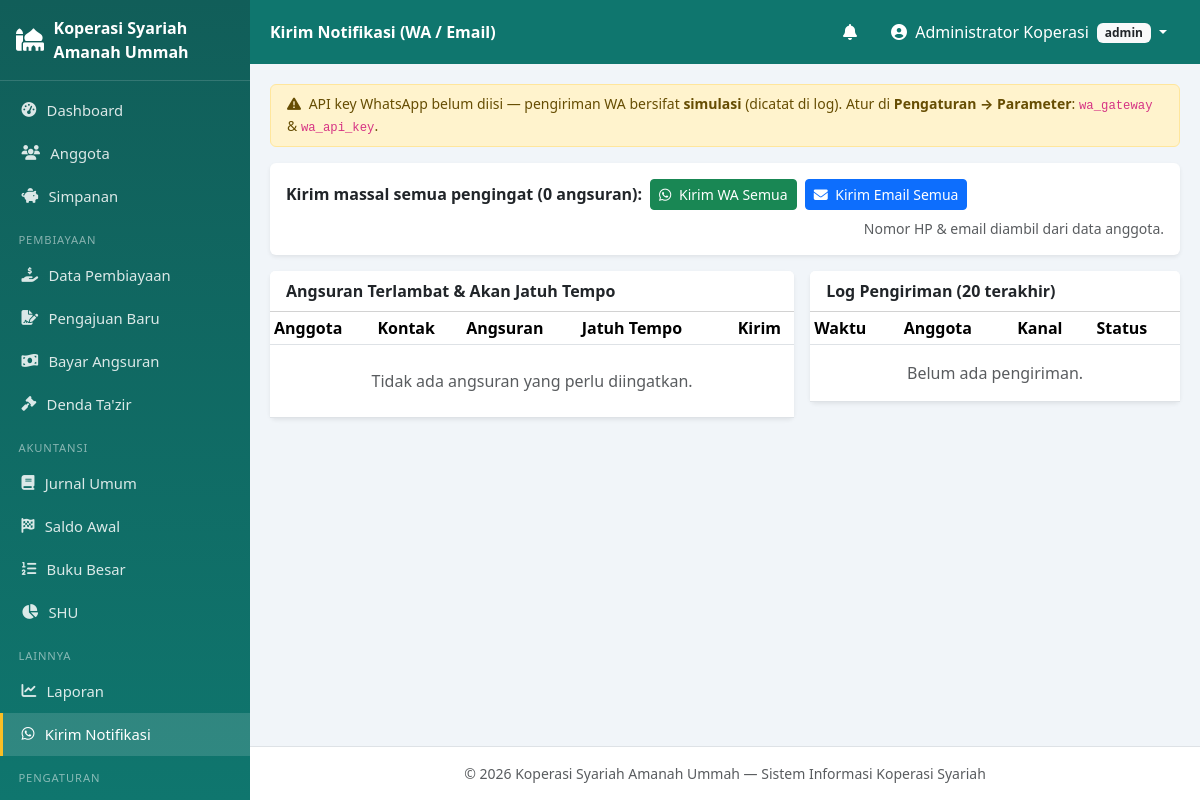
Page /index.php?mod=notifikasi&act=kirim (signed in) on the committed database.
### tables this page shows
CREATE TABLE profil_koperasi (
    id            INT PRIMARY KEY DEFAULT 1,
    nama_koperasi VARCHAR(150) NOT NULL,
    alamat        TEXT,
    no_telp       VARCHAR(30),
    email         VARCHAR(100),
    nama_ketua    VARCHAR(100),
    slogan        VARCHAR(150)
);

CREATE TABLE pengaturan (
    id         INT AUTO_INCREMENT PRIMARY KEY,
    kunci      VARCHAR(50) NOT NULL UNIQUE,
    nilai      TEXT,
    keterangan VARCHAR(255) DEFAULT NULL
);

### config/database.php (called while the page is built, shortened)
<?php
class Database
{
    private static $instance = null;
    private function __construct()
    {
        try {
            $this->pdo = new PDO(
                'mysql:host=' . DB_HOST . ';dbname=' . DB_NAME . ';charset=utf8mb4',
                DB_USER, DB_PASS,
                [
                    PDO::ATTR_ERRMODE            => PDO::ERRMODE_EXCEPTION,
                    PDO::ATTR_DEFAULT_FETCH_MODE => PDO::FETCH_ASSOC,
                    PDO::ATTR_EMULATE_PREPARES   => false,
                ]
            );
        } catch (PDOException $e) {
            die('Koneksi database gagal: ' . $e->getMessage());
        }
    }
    public static function getInstance(): PDO
    {
        if (self::$instance === null) self::$instance = new self();
        return self::$instance->pdo;
    }
}

### models/PengaturanModel.php (called while the page is built, shortened)
<?php
require_once __DIR__ . '/../config/database.php';
class PengaturanModel
{
    private $db;
    public function __construct()
    {
        $this->db = Database::getInstance();
    }
    public function get(string $kunci, $default = null)
    {
        $st = $this->db->prepare('SELECT nilai FROM pengaturan WHERE kunci=?');
        $st->execute([$kunci]);
        $r = $st->fetch();
        return $r ? $r['nilai'] : $default;
    }
    public function profil()
    {
        return $this->db->query('SELECT * FROM profil_koperasi WHERE id=1')->fetch()
            ?: ['id' => 1, 'nama_koperasi' => 'Koperasi Syariah'];
    }
}

### models/NotifikasiModel.php (called while the page is built, shortened)
<?php
require_once __DIR__ . '/../config/database.php';
require_once __DIR__ . '/PengaturanModel.php';
class NotifikasiModel
{
    private $db;
    public function __construct()
    {
        $this->db = Database::getInstance();
    }
    public function hari(): int
    {
        return (int)(new PengaturanModel())->get('notif_hari', 7);
    }
    public function akanJatuhTempo(): array
    {
        $st = $this->db->prepare(
            "SELECT a.*, p.no_pembiayaan, ag.nama, ag.no_hp, ag.email
             FROM angsuran a
             JOIN pembiayaan p ON a.id_pembiayaan = p.id_pembiayaan
             JOIN anggota ag   ON p.id_anggota    = ag.id_anggota
             WHERE p.status='berjalan' AND a.status='belum'
               AND a.tanggal_jatuh_tempo BETWEEN CURDATE() AND DATE_ADD(CURDATE(), INTERVAL ? DAY)
             ORDER BY a.tanggal_jatuh_tempo"
        );
        $st->execute([$this->hari()]);
        return $st->fetchAll();
    }
    public function terlambat(): array
    {
        return $this->db->query(
            "SELECT a.*, p.no_pembiayaan, ag.nama, ag.no_hp, ag.email
             FROM angsuran a
             JOIN pembiayaan p ON a.id_pembiayaan = p.id_pembiayaan
             JOIN anggota ag   ON p.id_anggota    = ag.id_anggota
             WHERE p.status='berjalan' AND a.status='belum'
               AND a.tanggal_jatuh_tempo < CURDATE()
             ORDER BY a.tanggal_jatuh_tempo"
        )->fetchAll();
    }
}

### models/NotifikasiKirimModel.php (called while the page is built, shortened)
<?php
require_once __DIR__ . '/../config/database.php';
class NotifikasiKirimModel
{
    private $db;
    public function __construct()
    {
        $this->db = Database::getInstance();
    }
    public function log(int $limit = 20): array
    {
        $st = $this->db->prepare(
            'SELECT nk.*, ag.nama AS nama_anggota
             FROM notifikasi_kirim nk
             LEFT JOIN angsuran a   ON nk.id_angsuran = a.id_angsuran
             LEFT JOIN pembiayaan p ON a.id_pembiayaan = p.id_pembiayaan
             LEFT JOIN anggota ag   ON p.id_anggota = ag.id_anggota
             ORDER BY nk.id_kirim DESC LIMIT ?'
        );
        $st->bindValue(1, $limit, PDO::PARAM_INT);
        $st->execute();
        return $st->fetchAll();
    }
}

### views/notifikasi/kirim.php (the view, shortened to what this page needs)
<?php
require_once __DIR__ . '/../../models/NotifikasiModel.php';
require_once __DIR__ . '/../../models/NotifikasiKirimModel.php';
require_once __DIR__ . '/../../models/PengaturanModel.php';
$ntf = new NotifikasiModel();
$pm  = new PengaturanModel();
$log = (new NotifikasiKirimModel())->log(20);
$terlambat = $ntf->terlambat();
$akan      = $ntf->akanJatuhTempo();
$waKey     = trim($pm->get('wa_api_key', ''));
$pageTitle = 'Kirim Notifikasi (WA / Email)';
$active    = 'notifikasi-kirim';
include __DIR__ . '/../layout/header.php';
?>
<?php if ($waKey === ''): ?>
<div class="alert alert-warning py-2 small">
  <i class="fas fa-exclamation-triangle me-1"></i>
  API key WhatsApp belum diisi — pengiriman WA bersifat <b>simulasi</b> (dicatat di log).
  Atur di <b>Pengaturan → Parameter</b>: <code>wa_gateway</code> & <code>wa_api_key</code>.
</div>
<?php endif; ?>
<div class="card border-0 shadow-sm mb-3">
  <div class="card-body d-flex flex-wrap gap-2 align-items-center">
    <b>Kirim massal semua pengingat (<?= count($terlambat) + count($akan) ?> angsuran):</b>
    <a class="btn btn-sm btn-success"
       href="controllers/proses_notifikasi.php?aksi=kirim&kanal=wa&semua=1"
       onclick="return confirm('Kirim pengingat via WhatsApp untuk semua angsuran jatuh tempo?')">
      <i class="fab fa-whatsapp me-1"></i> Kirim WA Semua</a>
    <a class="btn btn-sm btn-primary"
       href="controllers/proses_notifikasi.php?aksi=kirim&kanal=email&semua=1"
       onclick="return confirm('Kirim pengingat via Email untuk semua angsuran jatuh tempo?')">
      <i class="fas fa-envelope me-1"></i> Kirim Email Semua</a>
    <span class="small text-muted ms-auto">Nomor HP & email diambil dari data anggota.</span>
  </div>
</div>
<div class="row g-3">
  <div class="col-lg-7">
    <div class="card border-0 shadow-sm">
      <div class="card-header bg-white"><b>Angsuran Terlambat & Akan Jatuh Tempo</b></div>
      <div class="table-responsive">
        <table class="table table-hover table-sm align-middle mb-0">
          <thead><tr><th>Anggota</th><th>Kontak</th><th>Angsuran</th><th>Jatuh Tempo</th><th class="text-center">Kirim</th></tr></thead>
          <tbody>
          <?php if (!$terlambat && !$akan): ?>
            <tr><td colspan="5" class="text-center text-muted py-4">Tidak ada angsuran yang perlu diingatkan.</td></tr>
          <?php endif; ?>
          </tbody>
        </table>
      </div>
    </div>
  </div>
  <div class="col-lg-5">
    <div class="card border-0 shadow-sm">
      <div class="card-header bg-white"><b>Log Pengiriman (20 terakhir)</b></div>
      <div class="table-responsive">
        <table class="table table-sm table-hover mb-0">
          <thead><tr><th>Waktu</th><th>Anggota</th><th>Kanal</th><th>Status</th></tr></thead>
          <tbody>
          <?php if (!$log): ?>
            <tr><td colspan="4" class="text-center text-muted py-3">Belum ada pengiriman.</td></tr>
          <?php endif; ?>
          </tbody>
        </table>
      </div>
    </div>
  </div>
</div>
<?php include __DIR__ . '/../layout/footer.php'; ?>

### views/layout/header.php (shortened to what this page needs)
<?php
require_once __DIR__ . '/../../config/database.php';
require_once __DIR__ . '/../../models/PengaturanModel.php';
require_once __DIR__ . '/../../models/NotifikasiModel.php';
$user      = $_SESSION['user'];
$pageTitle = $pageTitle ?? 'Dashboard';
$active    = $active ?? 'dashboard';
$pmModel = new PengaturanModel();
$profil  = $pmModel->profil();
$logo    = trim((string)$pmModel->get('logo', ''));
$logoAda = $logo !== '' && file_exists(__DIR__ . '/../../assets/img/' . $logo);
if (!function_exists('e')) {
    function e($s) { return htmlspecialchars((string)($s ?? ''), ENT_QUOTES, 'UTF-8'); }
}
?>
<!DOCTYPE html>
<html lang="id">
<head>
<link href="https://cdn.jsdelivr.net/npm/bootstrap@5.3.3/dist/css/bootstrap.min.css" rel="stylesheet">
<link href="https://cdnjs.cloudflare.com/ajax/libs/font-awesome/6.5.2/css/all.min.css" rel="stylesheet">
<link rel="stylesheet" href="assets/css/style.css">
</head>
<body>
<div class="wrapper">
  <aside class="sidebar" id="sidebar">
    <div class="brand">
      <?php if ($logoAda): ?>
        <img src="assets/img/<?= e($logo) ?>" alt="Logo">
      <?php else: ?>
        <i class="fas fa-mosque"></i>
      <?php endif; ?>
      <span><?= e($profil['nama_koperasi'] ?? 'KSU Syariah') ?></span>
    </div>
    <nav>
      <a href="index.php?mod=dashboard" class="<?= $active==='dashboard'?'on':'' ?>">
        <i class="fas fa-tachometer-alt"></i> Dashboard</a>
      <a href="index.php?mod=anggota&act=list" class="<?= $active==='anggota'?'on':'' ?>">
        <i class="fas fa-users"></i> Anggota</a>
      <a href="index.php?mod=simpanan&act=list" class="<?= $active==='simpanan'?'on':'' ?>">
        <i class="fas fa-piggy-bank"></i> Simpanan</a>
      <div class="menu-label">Pembiayaan</div>
      <a href="index.php?mod=pembiayaan&act=list" class="<?= $active==='pembiayaan'?'on':'' ?>">
        <i class="fas fa-hand-holding-usd"></i> Data Pembiayaan</a>
      <a href="index.php?mod=pembiayaan&act=pengajuan" class="<?= $active==='pembiayaan-pengajuan'?'on':'' ?>">
        <i class="fas fa-file-signature"></i> Pengajuan Baru</a>
      <a href="index.php?mod=pembiayaan&act=angsuran" class="<?= $active==='pembiayaan-angsuran'?'on':'' ?>">
        <i class="fas fa-money-bill-wave"></i> Bayar Angsuran</a>
      <a href="index.php?mod=denda&act=list" class="<?= $active==='denda'?'on':'' ?>">
        <i class="fas fa-gavel"></i> Denda Ta'zir</a>
      <div class="menu-label">Akuntansi</div>
      <a href="index.php?mod=jurnal&act=list" class="<?= $active==='jurnal'?'on':'' ?>">
        <i class="fas fa-book"></i> Jurnal Umum</a>
      <a href="index.php?mod=jurnal&act=saldo_awal" class="<?= $active==='jurnal-saldo-awal'?'on':'' ?>">
        <i class="fas fa-flag-checkered"></i> Saldo Awal</a>
      <a href="index.php?mod=jurnal&act=buku_besar" class="<?= $active==='jurnal-buku-besar'?'on':'' ?>">
        <i class="fas fa-list-ol"></i> Buku Besar</a>
      <a href="index.php?mod=shu&act=list" class="<?= $active==='shu'?'on':'' ?>">
        <i class="fas fa-chart-pie"></i> SHU</a>
      <div class="menu-label">Lainnya</div>
      <a href="index.php?mod=laporan" class="<?= $active==='laporan'?'on':'' ?>">
        <i class="fas fa-chart-line"></i> Laporan</a>
      <a href="index.php?mod=notifikasi&act=kirim" class="<?= $active==='notifikasi-kirim'?'on':'' ?>">
        <i class="fab fa-whatsapp"></i> Kirim Notifikasi</a>
      <?php if ($user['level'] === 'admin'): ?>
      <div class="menu-label">Pengaturan</div>
      <a href="index.php?mod=pengaturan&act=profil" class="<?= $active==='pengaturan-profil'?'on':'' ?>">
        <i class="fas fa-building"></i> Profil Koperasi</a>
      <?php endif; ?>
    </nav>
  </aside>
  <div class="main">
    <nav class="topbar">
      <div class="topbar-title"><?= e($pageTitle) ?></div>
      <div class="dropdown ms-auto me-2">
        <button class="btn btn-link text-white position-relative" data-bs-toggle="dropdown">
          <i class="fas fa-bell"></i>
        </button>
      </div>
      <div class="dropdown">
        <button class="btn btn-link text-white dropdown-toggle text-decoration-none" data-bs-toggle="dropdown">
          <i class="fas fa-user-circle me-1"></i> <?= e($user['nama_lengkap']) ?>
          <span class="badge bg-light text-dark ms-1"><?= e($user['level']) ?></span>
        </button>
      </div>
    </nav>
    <main class="content">

### views/layout/footer.php (shortened to what this page needs)
    </main>
    <footer class="text-center small text-muted py-3 border-top bg-white">
      &copy; <?= date('Y') ?> <?= e($profil['nama_koperasi'] ?? 'Koperasi Syariah') ?>
      — Sistem Informasi Koperasi Syariah
    </footer>
  </div>
</div>
</body>
</html>

### assets/css/style.css (style rules this page uses)
:root { --primary: #0f766e; --primary-2: #115e59; --sidebar-w: 250px; }
body { background: #f1f5f9; font-family: system-ui, -apple-system, "Segoe UI", Roboto, sans-serif; }
.wrapper { display: flex; min-height: 100vh; }
.main { flex: 1; margin-left: var(--sidebar-w); display: flex; flex-direction: column; min-width: 0; }
.content { padding: 1.25rem; flex: 1; }
.sidebar { width: var(--sidebar-w); background: linear-gradient(180deg, var(--primary-2), var(--primary)); color: #fff; position: fixed; top: 0; bottom: 0; left: 0; overflow-y: auto; z-index: 1040; }
.sidebar .brand { display: flex; align-items: center; gap: .6rem; padding: 1rem; font-weight: 700; border-bottom: 1px solid rgba(255,255,255,.15); min-height: 64px; }
.sidebar .brand i { font-size: 1.4rem; }
.sidebar nav { padding: .5rem 0 2rem; }
.sidebar nav a { display: flex; align-items: center; gap: .65rem; padding: .65rem 1.15rem; color: rgba(255,255,255,.85); text-decoration: none; font-size: .925rem; border-left: 3px solid transparent; }
.sidebar nav a.on { background: rgba(255,255,255,.14); border-left-color: #fbbf24; color: #fff; }
.sidebar .menu-label { padding: .9rem 1.15rem .3rem; font-size: .7rem; text-transform: uppercase; letter-spacing: .08em; color: rgba(255,255,255,.5); }
.topbar { background: var(--primary); min-height: 64px; display: flex; align-items: center; padding: 0 1.25rem; position: sticky; top: 0; z-index: 1030; }
.topbar-title { color: #fff; font-weight: 600; }
.topbar .btn-link { text-decoration: none; }
.table thead th { white-space: nowrap; }

### rows in the picture
profil_koperasi: nama_koperasi "Koperasi Syariah Amanah Ummah"
pengaturan: count($terlambat) + count($akan) "0"

### other values in the picture
$pageTitle "Kirim Notifikasi (WA / Email)"
$user['nama_lengkap'] "Administrator Koperasi"
$user['level'] "admin"
